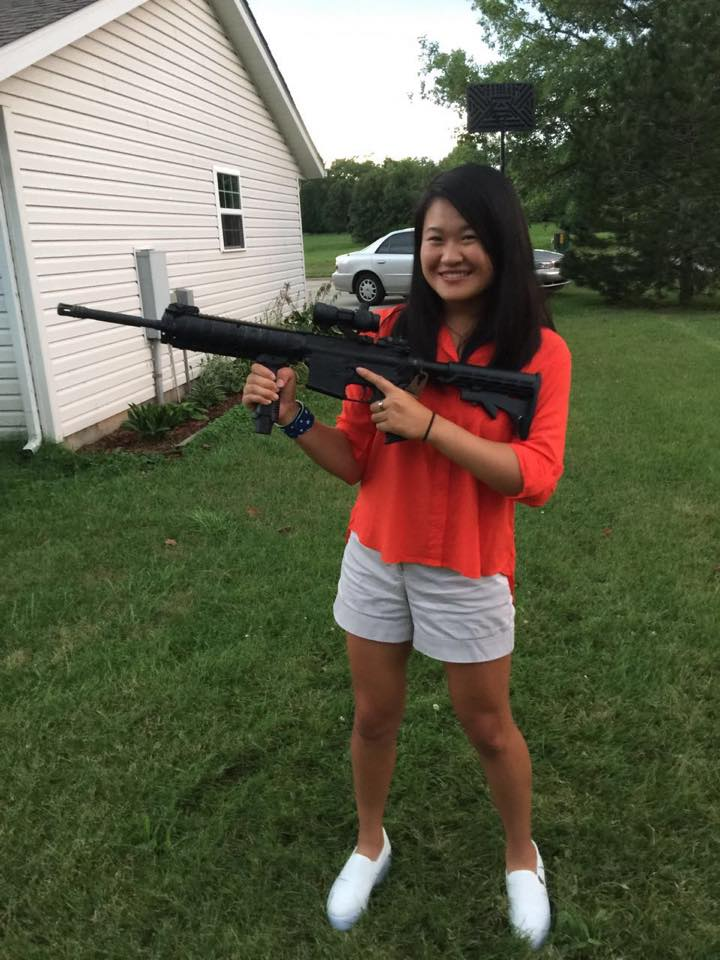
#> input picture opencv-2-blurring/alice_with_rifle2.jpg, 720 x 960 px
$ python blurring.py
#> lines starting #> are read from the running program, lines starting #| are printed output that depends on the picture
# https://pyimagesearch.com/2021/04/28/opencv-smoothing-and-blurring/?_ga=2.76874773.1862556207.1701016519-1842902230.1698424416
import argparse
import cv2

ap = argparse.ArgumentParser()
ap.add_argument("-i", "--image", type=str, default="alice_with_rifle2.jpg", help="path to image")
args = vars(ap.parse_args())

image = cv2.imread(args["image"])
#> image is the input picture: shape (960, 720, 3); mean B, G, R 77.4, 98.5, 98.6
cv2.imshow("Original", image)
# The larger the kernel, the more blurred the image will become, since the central pixel of the kernel is being replaced by averages that involve more pixels
kernel_sizes = [(3, 3), (9, 9), (15, 15)]

for (kX, kY) in kernel_sizes:
    # (simple) average blurring:
    # take the average value of the pixels surrounding the central pixel in a kernel and replace the central pixel with that value
    # Each pixel in the kernel is weighted equally, which can easily over-blur an image
    blurred = cv2.blur(image, (kX, kY))
    cv2.imshow(f"Average ({kX}, {kY})", blurred)
    cv2.waitKey(0)
#> this loop made 3 passes
#> pass 2, `blurred = cv2.blur(image, (kX, kY))`:
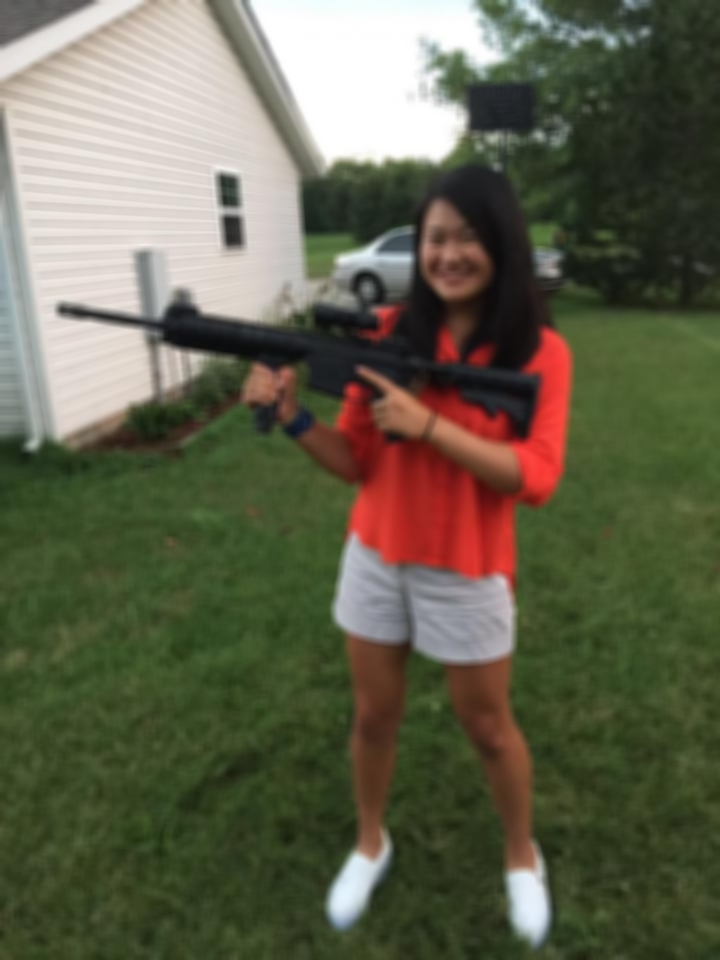
#> blurred: shape (960, 720, 3); mean B, G, R 77.4, 98.5, 98.6
# cv2.destroyAllWindows()


cv2.imshow("Original", image)
for (kX, kY) in kernel_sizes:
    # gaussian blurring:
    # Documentation: https://docs.opencv.org/2.4/modules/imgproc/doc/filtering.html#gaussianblur
    # The gaussian blur gives a more natural blur compared to the simple blurring technique, albeit at a slightly slower speed
    # take the average value of the pixels in a kernel and replace the central pixel using this average value
    # This average is computed using the gaussian equation, which gives more weight to the pixels that are closer to the central pixel
    # This will provide better blurring
    # G(x, y) = 1/(2*pi*sigma)*e^(-(x^2 + y^2)/2(sigma^2))
    # In the Gaussian, x, y are input variables, and sigma is a hyperparameter that can be fine tuned. It represents the standard deviation of the Gaussian distribution
    blurred = cv2.GaussianBlur(image, (kX, kY), 0)
    # the third variable is the aforementioned sigma value in the gaussian equation. 0 means OpenCV will automatically calculate one
    # This value can be set to a specific value if the same results need to be reproduced
    cv2.imshow(f"Gaussian ({kX}, {kY})", blurred)
    cv2.waitKey(0)

cv2.destroyAllWindows()

cv2.imshow("Original", image)
for k in (3, 9, 15):
    # Median blurring:
    # Median blurring is most suitable for blurring out "salt and pepper noise" -- pixels that are randomly 0 (black) or 255 (white)
    # Median blurring replaces the center pixel in the kernel with the median value of the pixels found in the kernel, thereby
    # using a pixel that actually exists in the kernel to replace the center pixel
    # As such, extremeties can be effectively blurred out, since the median, by definition, is robust agains extremeties
    # Note that, the kernel used in Median blurring MUST by a square, which is why the input does not take a tupe of (kX, kY)
    # Additionally, the median blurring technique causes pixels of similar colors to be blurred together, since they likely share similar medians
    # Notice how lines, folds, ruffles, gradually are blurred out from the image
    blurred = cv2.medianBlur(image, k)
    cv2.imshow(f"Median {k}", blurred)
    cv2.waitKey(0)
#> this loop made 3 passes
#> pass 3, `blurred = cv2.medianBlur(image, k)`:
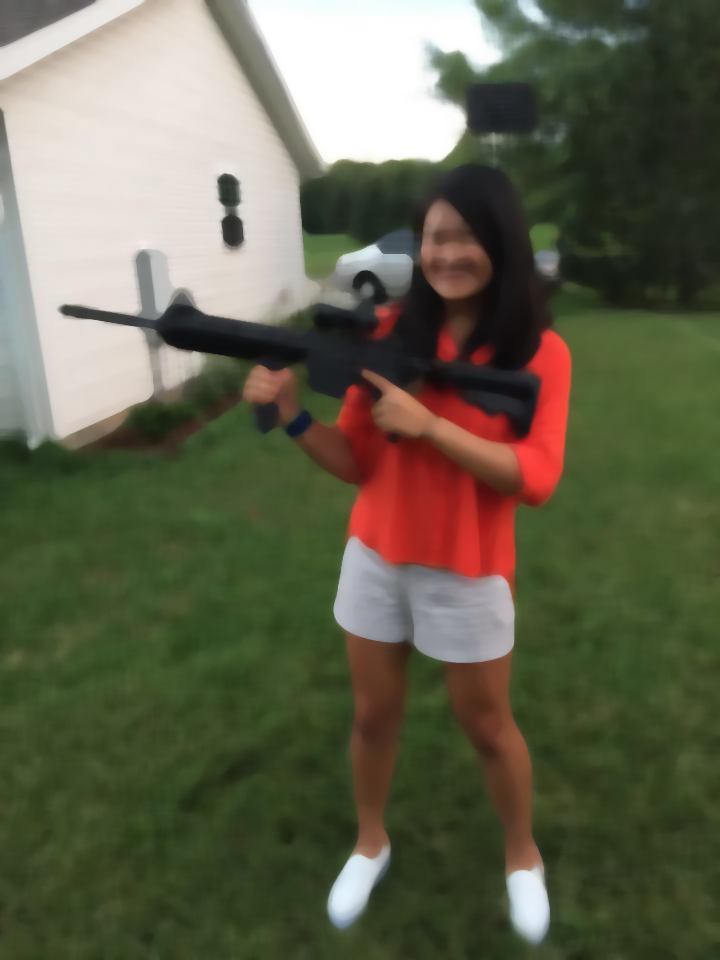
#> blurred: shape (960, 720, 3); mean B, G, R 77.6, 98.7, 98.8

cv2.destroyAllWindows()
